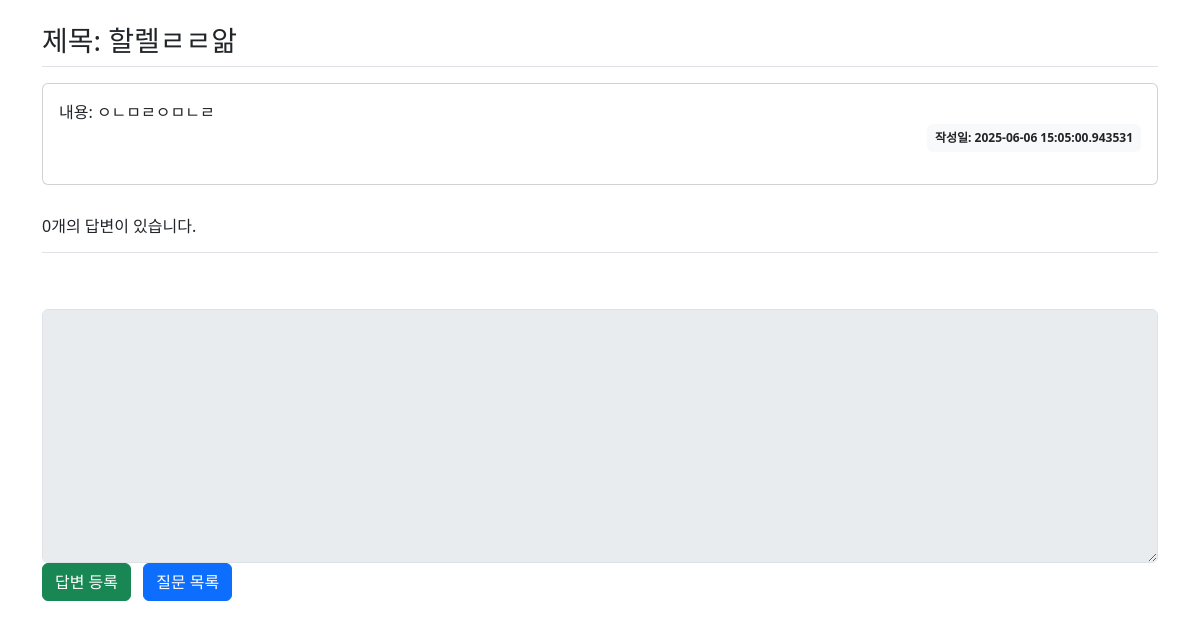
The page /question/detail/31/ on the database as committed earlier.
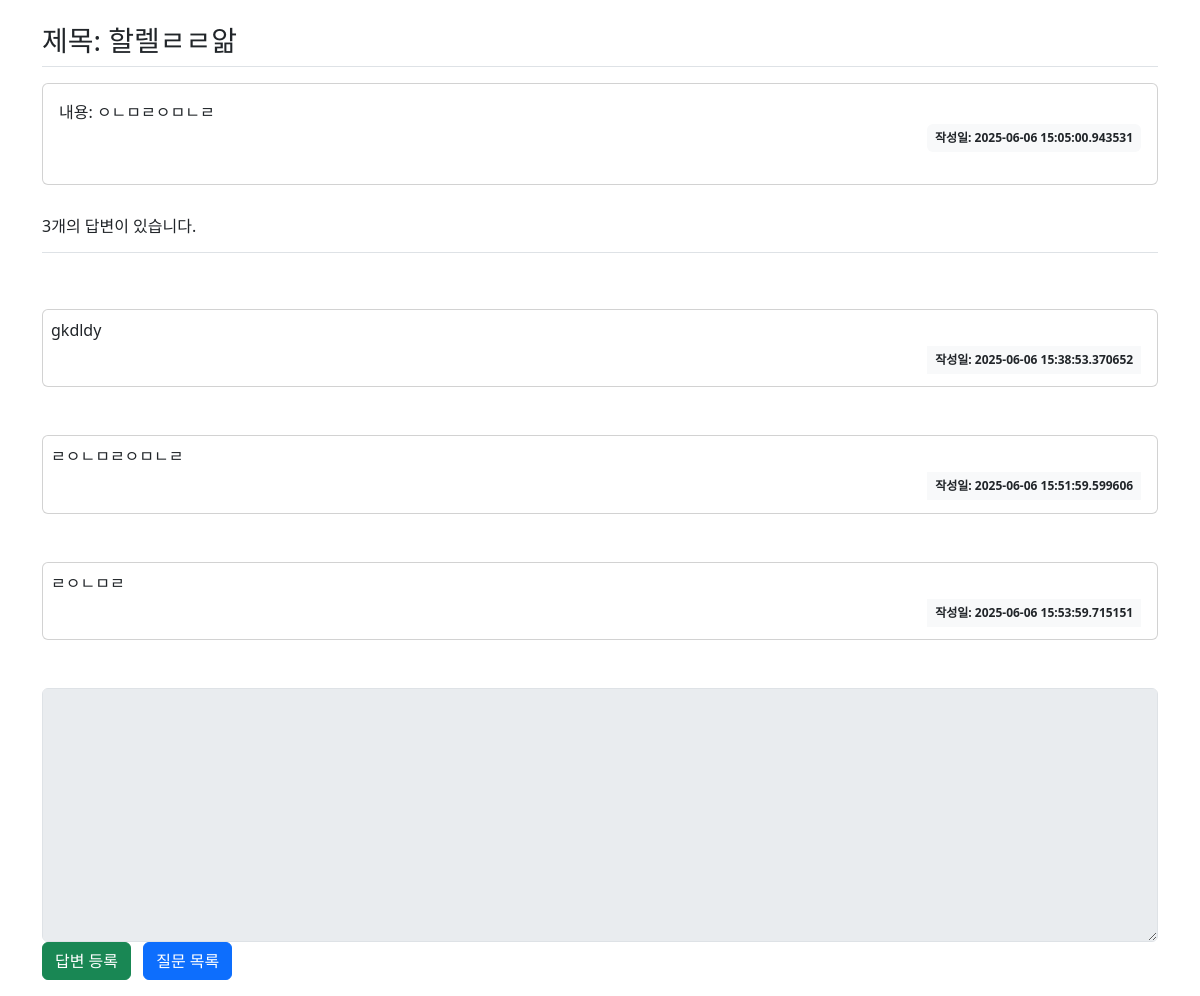
The same page on the database as committed later.
### classtalk/models.py (models this page shows)
class Question(db.Model):
    id = db.Column(db.Integer, primary_key=True)
    subject = db.Column(db.String(200), nullable=False)
    content = db.Column(db.Text(), nullable=False)
    create_date = db.Column(db.DateTime(), nullable=False)
    user_id = db.Column(db.Integer, db.ForeignKey('user.id', ondelete='CASCADE'), nullable=False)
    user = db.relationship('User', backref=db.backref('question_set'))
    modify_date = db.Column(db.DateTime(), nullable=True)
    is_anonymous = db.Column(db.Boolean, default=False)  # 익명 여부 추가

class Answer(db.Model):
    id = db.Column(db.Integer, primary_key=True)
    question_id = db.Column(db.Integer, db.ForeignKey('question.id', ondelete='CASCADE'))
    question = db.relationship('Question', backref=db.backref('answer_set'))
    content = db.Column(db.Text(), nullable=False)
    create_date = db.Column(db.DateTime(), nullable=False)
    user_id = db.Column(db.Integer, db.ForeignKey('user.id', ondelete='CASCADE'), nullable=False)
    user = db.relationship('User', backref=db.backref('answer_set'))
    modify_date = db.Column(db.DateTime(), nullable=True)

### classtalk/views/question_views.py (the view)
@bp.route('/detail/<int:question_id>/')
def detail(question_id):
    form = AnswerForm()
    q = Question.query.get_or_404(question_id)
    return render_template('question/question_detail.html', question=q, form=form)

### classtalk/forms.py
class AnswerForm(FlaskForm):
    content = TextAreaField('내용', validators=[DataRequired('내용은 필수입력 항목입니다.')])

### classtalk/views/auth_views.py (called while the page is built)
@bp.before_app_request
def load_logged_in_user():
    user_id = session.get('user_id')
    if user_id is None:
        g.user = None
    else:
        g.user = User.query.get(user_id)

### classtalk/templates/question/question_detail.html (shortened to what this page needs)
<!DOCTYPE html>
<html lang="en">
<head>
    <link href="https://cdn.jsdelivr.net/npm/bootstrap@5.3.5/dist/css/bootstrap.min.css" rel="stylesheet">
</head>
<div class="container my-3">
<body>
    <h3 class="border-bottom py-2">
        제목: {{ question.subject }}
    </h3>
    <div class="card my-3">
        <div class="card-body">
            <div class="card-text">
                내용: {{ question.content }}
            </div>
            <div class="d-flex justify-content-end">
                {% if question.modify_date %}
                <div class="badge bg-light text-dark p-2 text-start mx-3">
                <div class="mb-2">수정: {{ question.modify_date }}</div>
                </div>
                {% else %}
                <div class="badge bg-light text-dark p-2">
                    작성일: {{ question.create_date }}
                </div>
                {% endif %}
            </div>
        </div>
    </div>
    <h6 class="border-bottom py-3">{{ question.answer_set|length }}개의 답변이 있습니다.</h6>
    <div style="white-space: pre-line;">
        {% for answer in question.answer_set %}
        <div class="card p-2">
            {{ answer.content }}
            <div class="card-body badge d-flex justify-content-end">
                <div class="bg-light text-dark p-2">
                    작성일: {{answer.create_date}}
                </div>
            </div>
        </div>
        {% endfor %}
    </div>
    <form action="{{ url_for('answer.create', question_id=question.id) }}" method="post">
        <div>
            <textarea {% if not g.user %}disabled{% endif %}
                      name="content"
                      id="content"
                      class="form-control"
                      rows="10"></textarea>
        </div>
        <input type="submit" value="답변 등록" class ="btn btn-success">
        <a href="{{ url_for('question._list') }}" class="btn btn-primary ms-2">질문 목록</a>
    </form>
</body>
</div>
</html>

Rows that differ between the two databases and show on the page:
added Answer: content "gkdldy", create_date "2025-06-06 15:38:53.370652"
added Answer: content "ㄹㅇㄴㅁㄹㅇㅁㄴㄹ", create_date "2025-06-06 15:51:59.599606"
added Answer: content "ㄹㅇㄴㅁㄹ", create_date "2025-06-06 15:53:59.715151"
Other text that changed with them:
{{ question.answer_set|length }}: "0" → "3"
